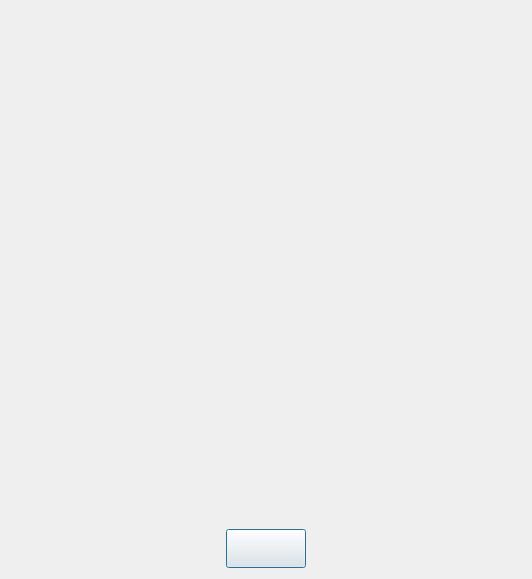
<?xml version="1.0" encoding="UTF-8"?>
<ui version="4.0">
 <class>ResultWindow</class>
 <widget class="QDialog" name="ResultWindow">
  <property name="geometry">
   <rect>
    <x>0</x>
    <y>0</y>
    <width>528</width>
    <height>578</height>
   </rect>
  </property>
  <property name="windowTitle">
   <string>Плоский снимок</string>
  </property>
  <layout class="QGridLayout" name="gridLayout">
   <item row="0" column="0">
    <widget class="QLabel" name="result_label">
     <property name="sizePolicy">
      <sizepolicy hsizetype="Preferred" vsizetype="Expanding">
       <horstretch>0</horstretch>
       <verstretch>0</verstretch>
      </sizepolicy>
     </property>
     <property name="minimumSize">
      <size>
       <width>510</width>
       <height>512</height>
      </size>
     </property>
     <property name="maximumSize">
      <size>
       <width>512</width>
       <height>512</height>
      </size>
     </property>
     <property name="text">
      <string/>
     </property>
    </widget>
   </item>
   <item row="1" column="0">
    <layout class="QHBoxLayout" name="horizontalLayout">
     <item>
      <spacer name="horizontalSpacer">
       <property name="orientation">
        <enum>Qt::Horizontal</enum>
       </property>
       <property name="sizeHint" stdset="0">
        <size>
         <width>58</width>
         <height>20</height>
        </size>
       </property>
      </spacer>
     </item>
     <item>
      <widget class="QPushButton" name="pushButton">
       <property name="font">
        <font>
         <pointsize>20</pointsize>
        </font>
       </property>
       <property name="text">
        <string/>
       </property>
       <property name="icon">
        <iconset resource="myres.qrc">
         <normaloff>:/Images/1485226157_BT_save.png</normaloff>:/Images/1485226157_BT_save.png</iconset>
       </property>
       <property name="iconSize">
        <size>
         <width>32</width>
         <height>32</height>
        </size>
       </property>
      </widget>
     </item>
     <item>
      <spacer name="horizontalSpacer_2">
       <property name="orientation">
        <enum>Qt::Horizontal</enum>
       </property>
       <property name="sizeHint" stdset="0">
        <size>
         <width>58</width>
         <height>20</height>
        </size>
       </property>
      </spacer>
     </item>
    </layout>
   </item>
  </layout>
  <zorder>result_label</zorder>
  <zorder>pushButton</zorder>
  <zorder>horizontalSpacer</zorder>
  <zorder>horizontalSpacer_2</zorder>
 </widget>
 <layoutdefault spacing="6" margin="11"/>
 <resources>
  <include location="myres.qrc"/>
 </resources>
 <connections/>
</ui>
